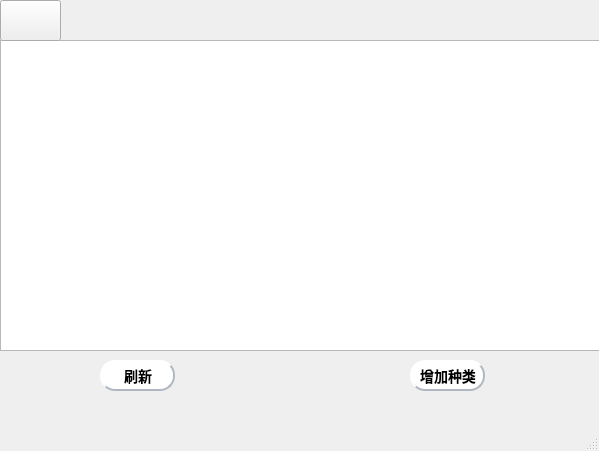
<?xml version="1.0" encoding="UTF-8"?>
<ui version="4.0">
 <class>Store</class>
 <widget class="QMainWindow" name="Store">
  <property name="geometry">
   <rect>
    <x>0</x>
    <y>0</y>
    <width>599</width>
    <height>451</height>
   </rect>
  </property>
  <property name="windowTitle">
   <string>MainWindow</string>
  </property>
  <property name="styleSheet">
   <string notr="true">


QMainWindow{background-image: url(C:/Users/12234/Documents/01/0.jpg);}


</string>
  </property>
  <widget class="QWidget" name="centralwidget">
   <widget class="QTableView" name="tableView">
    <property name="geometry">
     <rect>
      <x>0</x>
      <y>40</y>
      <width>711</width>
      <height>311</height>
     </rect>
    </property>
   </widget>
   <widget class="QPushButton" name="pushButton">
    <property name="geometry">
     <rect>
      <x>100</x>
      <y>360</y>
      <width>75</width>
      <height>31</height>
     </rect>
    </property>
    <property name="styleSheet">
     <string notr="true">QPushButton:hover {
background-color: #dde3f1;

}

QPushButton {
background-color: #ffffff;
color: #ffffff;
color:black;
                    /* 文字颜色 */
background-color: #ffffff;       /* 背景色 */
border-style: outset;            /* 边框风格 */
border-width: 2px;               /* 边框宽度 */
border-radius: 5px;              /* 边框圆角 */
border-color: #b0b7c1;           /* 边框颜色 */
font: bold 14px;                 /* 字体 */
min-width: 2em;                  /* 控件最小宽度 */
min-height: 2px;                 /* 控件最小高度 */
font-family: 宋体;            /* 字库 */
padding: 5px;                    /* 内边距 */
padding-left:6px;                /* 文字横向偏移 */
padding-top:6px;                 /* 文字纵向偏移 */
border-radius:15px
}
QPushButton:pressed {
background-color: #959a9e;
}
</string>
    </property>
    <property name="text">
     <string>刷新</string>
    </property>
   </widget>
   <widget class="QPushButton" name="pushButton_2">
    <property name="geometry">
     <rect>
      <x>410</x>
      <y>360</y>
      <width>75</width>
      <height>31</height>
     </rect>
    </property>
    <property name="styleSheet">
     <string notr="true">QPushButton:hover {
background-color: #dde3f1;

}

QPushButton {
background-color: #ffffff;
color: #ffffff;
color:black;
                    /* 文字颜色 */
background-color: #ffffff;       /* 背景色 */
border-style: outset;            /* 边框风格 */
border-width: 2px;               /* 边框宽度 */
border-radius: 5px;              /* 边框圆角 */
border-color: #b0b7c1;           /* 边框颜色 */
font: bold 14px;                 /* 字体 */
min-width: 2em;                  /* 控件最小宽度 */
min-height: 2px;                 /* 控件最小高度 */
font-family: 宋体;            /* 字库 */
padding: 5px;                    /* 内边距 */
padding-left:6px;                /* 文字横向偏移 */
padding-top:6px;                 /* 文字纵向偏移 */
border-radius:15px
}
QPushButton:pressed {
background-color: #959a9e;
}
</string>
    </property>
    <property name="text">
     <string>增加种类</string>
    </property>
   </widget>
   <widget class="QPushButton" name="pushButton_3">
    <property name="geometry">
     <rect>
      <x>0</x>
      <y>0</y>
      <width>61</width>
      <height>41</height>
     </rect>
    </property>
    <property name="styleSheet">
     <string notr="true">QPushButton{
background-image: url(C:/Users/12234/Documents/01/0.jpg);
border-image: url(:/image/01/pic/10.png);


 background-color: qlineargradient(x1:0, y1:0, x2:1, y2:1,
stop:0 #91c46c,stop:1#91c46c);
 
}
QPushButton:pressed {
background-color: #287d7d;
}

</string>
    </property>
    <property name="text">
     <string/>
    </property>
   </widget>
  </widget>
  <widget class="QMenuBar" name="menubar">
   <property name="geometry">
    <rect>
     <x>0</x>
     <y>0</y>
     <width>599</width>
     <height>23</height>
    </rect>
   </property>
  </widget>
  <widget class="QStatusBar" name="statusbar"/>
 </widget>
 <resources/>
 <connections/>
</ui>
